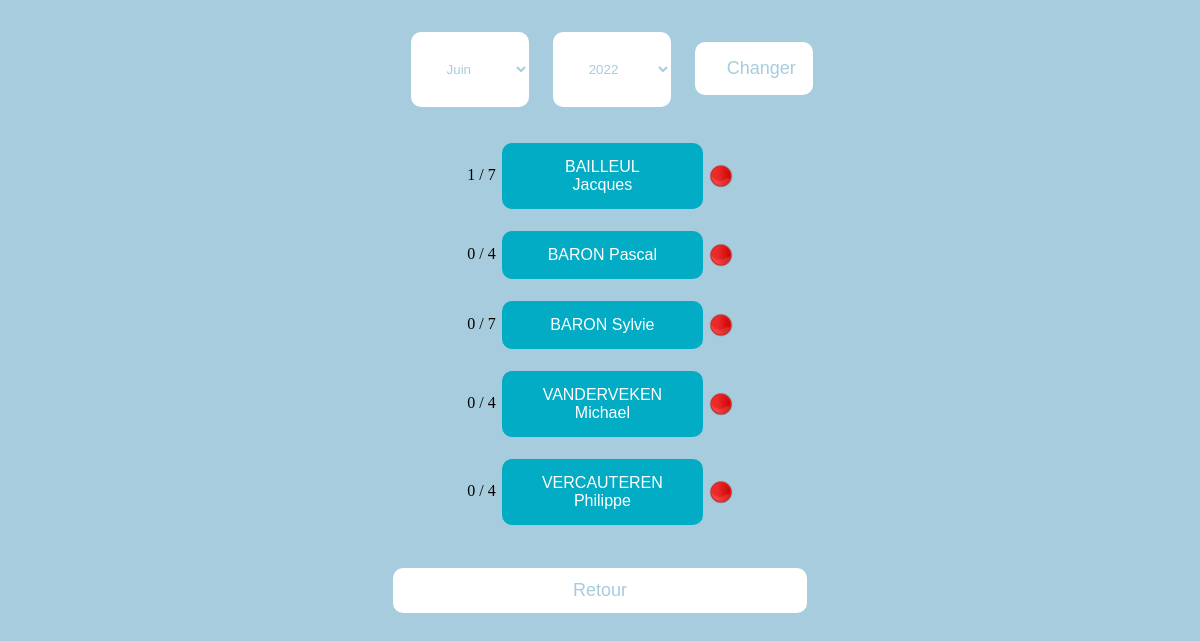
The app's page /secteur.php?ids=2 (signed in) with its own data.
### tables this page shows
CREATE TABLE IF NOT EXISTS `utilisateur` (
  `id` int(20) UNSIGNED NOT NULL,
  `Nom` varchar(50) NOT NULL,
  `Prenom` varchar(50) NOT NULL,
  `Mot_De_Passe` varchar(50) NOT NULL,
  `Email` varchar(320) NOT NULL,
  `Tel` varchar(14) NOT NULL,
  `Type` varchar(50) NOT NULL,
  `id_secteur` int(11) NOT NULL,
  `id_superieur` int(11) DEFAULT NULL,
  `Premiere_connexion` int(1) NOT NULL DEFAULT '0',
  PRIMARY KEY (`id`),
  UNIQUE KEY `id` (`id`)
);

### secteur.php (the view, shortened to what this page needs)
<html>
<head>
    <link rel="stylesheet" href="css/secteur.css" media="screen" type="text/css" />
</head>
<body>
<?php
$id_secteur=$_GET['ids'];
$db_username = $_SESSION['userbd'];
$db_password = $_SESSION['passwordbd'];
$db_name     = $_SESSION['db_name'];
$db_host     = $_SESSION['db_host'];
$db = mysqli_connect($db_host, $db_username, $db_password,$db_name)
or die('could not connect to database');
$lmois=["Janvier","Février","Mars","Avril","Mai","Juin","Juillet","Aout","Septembre","Octobre","Novembre","Décembre"];
echo ("<div id='container'>");
echo("<FORM action='secteur.php?ids=$id_secteur' method='post'>");
echo("<select name='mois'><br>  \n");
if(isset($_POST['mois']) && isset($_POST['annee'])){
    $moisactuel=$_POST['mois'];
    for ($i = 0; $i < 12; $i++) {
        $value = $i + 1;
        if ($value == $moisactuel) {
            echo("<option value='$value' selected >$lmois[$i] </option><br> \n");
        } else {
            echo("<option value='$value'>$lmois[$i] </option><br> \n");
        }
    }
    $anneac=$_POST['annee'];
    echo("</select><select name='annee'></option><br>");
    for($i=2022;$i<=date('Y');$i++){
        if($i==$anneac){
            echo("<option value='$i' selected>$i </option><br>\n");
        }else {
            echo("<option value='$i'>$i </option><br>\n");
        }
    }
}else {
    for ($i = 0; $i < 12; $i++) {
        $moisactuel = date('m');
        $value = $i + 1;
        if ($value == $moisactuel) {
            echo("<option value='$value' selected>$lmois[$i]</option><br>\n");
        } else {
            echo("<option value='$value'>$lmois[$i]</option><br>\n");
        }
    }
    echo("</select><select name='annee'></option><br>\n");
    for ($i = 2022; $i <= date('Y'); $i++) {
        $anneac = date('Y');
        if($i==$anneac){
            echo("<option value='$i' selected>$i </option><br>\n");
        }else {
            echo("<option value='$i'>$i </option><br>\n");
        }
    }
}
    echo("</select>");
    echo("<input id='submit' type='submit' value='Changer'>
            </form><br>");
    echo ("</div>");
    $requete = "SELECT id,Nom,Prenom
                FROM utilisateur
                WHERE id_secteur=$id_secteur
                  and id_superieur is not null
                ORDER BY Nom asc";
    $exec_requete = mysqli_query($db, $requete);
    $amss = mysqli_fetch_all($exec_requete);
    foreach ($amss as $ams) {
        echo ("<div id='centrer'>");
        if (isset($_POST['mois']) && isset($_POST['annee'])) {
            $mois = date($_POST['mois']);
            $annee = $_POST['annee'];
            $requete = "SELECT ft.Date,ft.id_montee,ft.Heure_fin,m.Adresse1,ft.id,ft.Validation,min(ft.Validation)
                        FROM ficheentete ft
                            inner join montee m on m.id=ft.id_montee
                        WHERE ft.id_utilisateur=$ams[0]
                          and ft.Heure_fin is not null
                          and Date between '$annee-$mois-01' AND '$annee-$mois-31'
                        GROUP BY ft.id
                        ORDER BY Validation asc, Heure_fin asc ";
            $exec_requete = mysqli_query($db, $requete);
            $fiches = mysqli_fetch_all($exec_requete);
        } else {
            $annee = date('Y');
            $mois = date('m');
            $requete = "SELECT ft.Date,ft.id_montee,ft.Heure_fin,m.Adresse1,ft.id,ft.Validation,min(ft.Validation)
                        FROM ficheentete ft
                            inner join montee m on m.id=ft.id_montee
                        where ft.id_utilisateur=$ams[0]
                          and ft.Heure_fin is not null
                          and Date between '$annee-$mois-01' AND '$annee-$mois-31'
                        GROUP BY ft.id
                        ORDER BY Validation asc, Heure_fin asc";
            $exec_requete = mysqli_query($db, $requete);
            $fiches = mysqli_fetch_all($exec_requete);
        }
        $requete = "SELECT id, NumGroupe, Adresse1, Adresse2, CodePostal, Commune, Quartier, id_secteur, Nombre_etage, id_utilisateur
                    FROM montee m
                    where m.id_utilisateur=$ams[0]
                      and id not IN (
                          SELECT ft.id_montee
                          FROM ficheentete ft
                              inner join montee m on m.id=ft.id_montee
                          where ft.id_utilisateur=$ams[0]
                            and ft.Heure_fin is not null
                            and Date between '$annee-$mois-01' AND '$annee-$mois-31')";
        $exec_requete = mysqli_query($db, $requete);
        $fichesv = mysqli_fetch_all($exec_requete);
        if(count($fichesv)>0) {
            echo(count($fiches)." / ".(count($fichesv)+count($fiches))." ");
            echo("<button class='button' onclick='visibilite($ams[0])'>$ams[1] $ams[2] </button>
                  <img src='asset/circle-red.png' width='15px'>
                  </div>
                  <div id='$ams[0]' style='display: none'>
                <ul>");
        }
        echo("</ul></div><br>");
    }
echo("
    <FORM>
        <input type='submit' id='submit' value='Retour' FORMACTION='GS.php' formmethod='post' width='20px'>
    </FORM>");
?>
</body>
</html>

### css/secteur.css (style rules this page uses)
body { background-color: #A6CCDD; }
#container select { width: 10%; height: 75px; background-color: #ffffff; border: gray; color: #A6CCDD; padding: 16px 32px; text-decoration: none; cursor: pointer; border-radius: 10px; margin-left: 2%; margin-top: 2%; }
#container option { color: blue; }
#container input[type=submit] { width: 10%; background-color: #ffffff; border: gray; color: #A6CCDD; padding: 16px 32px; text-decoration: none; cursor: pointer; border-radius: 10px; margin-left: 2%; margin-top: 2%; }
.button { background-color: #01ACC4; width: 17%; border: none; color: white; padding: 15px 32px; text-align: center; text-decoration: none; display: inline-block; cursor: pointer; border-radius: 10px; font-size: 16px; margin: 2px; }
input[type=submit] { width: 35%; background-color: #ffffff; border: gray; color: #A6CCDD; padding: 1% 2%; font-size: large; cursor: pointer; border-radius: 10px; margin-top: 2%; }
button { vertical-align: middle; }
img { width: 2%; vertical-align: middle; }
body { text-align: center; }

### records on screen
utilisateur: count($fiches) "1", count($fichesv)+count($fiches) "7", Nom "BAILLEUL", Prenom "Jacques"
utilisateur: count($fiches) "0", count($fichesv)+count($fiches) "4", Nom "BARON", Prenom "Pascal"
utilisateur: count($fiches) "0", count($fichesv)+count($fiches) "7", Nom "BARON", Prenom "Sylvie"
utilisateur: count($fiches) "0", count($fichesv)+count($fiches) "4", Nom "VANDERVEKEN", Prenom "Michael"
utilisateur: count($fiches) "0", count($fichesv)+count($fiches) "4", Nom "VERCAUTEREN", Prenom "Philippe"

### other values on screen
form field mois "Juin"
form field annee "2022"
